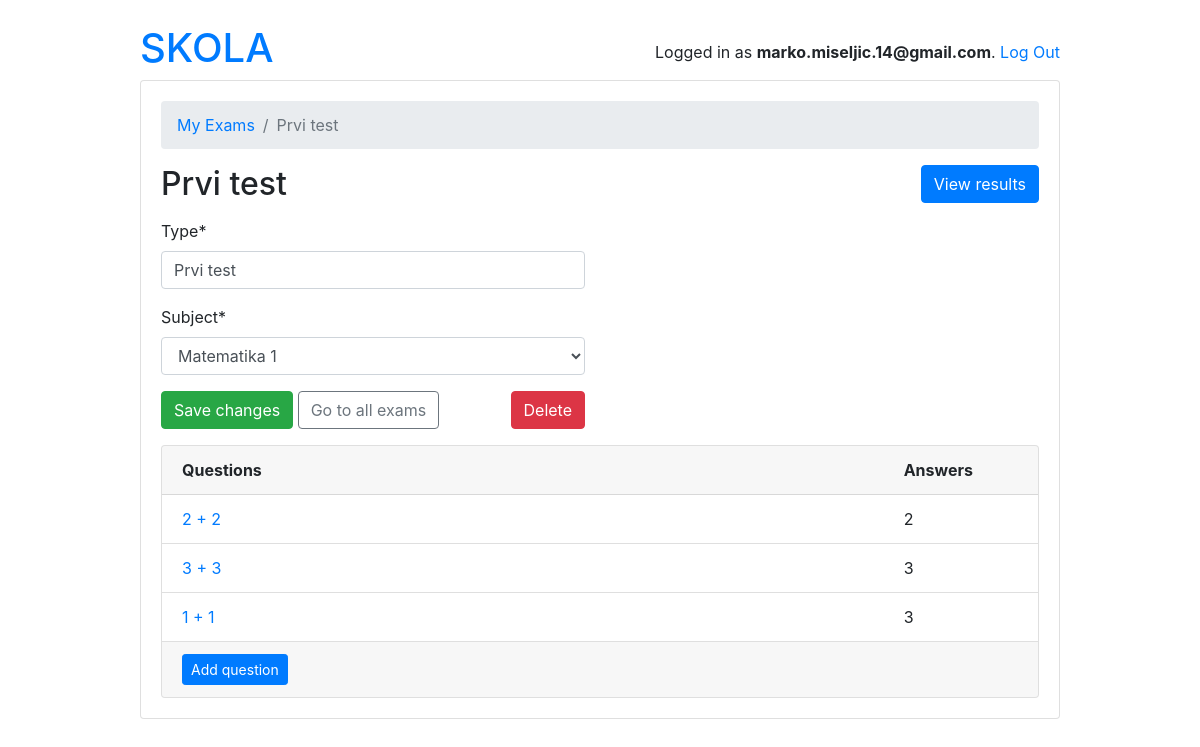
/teachers/exam/13/ (signed in), run on an earlier commit of the app's database.
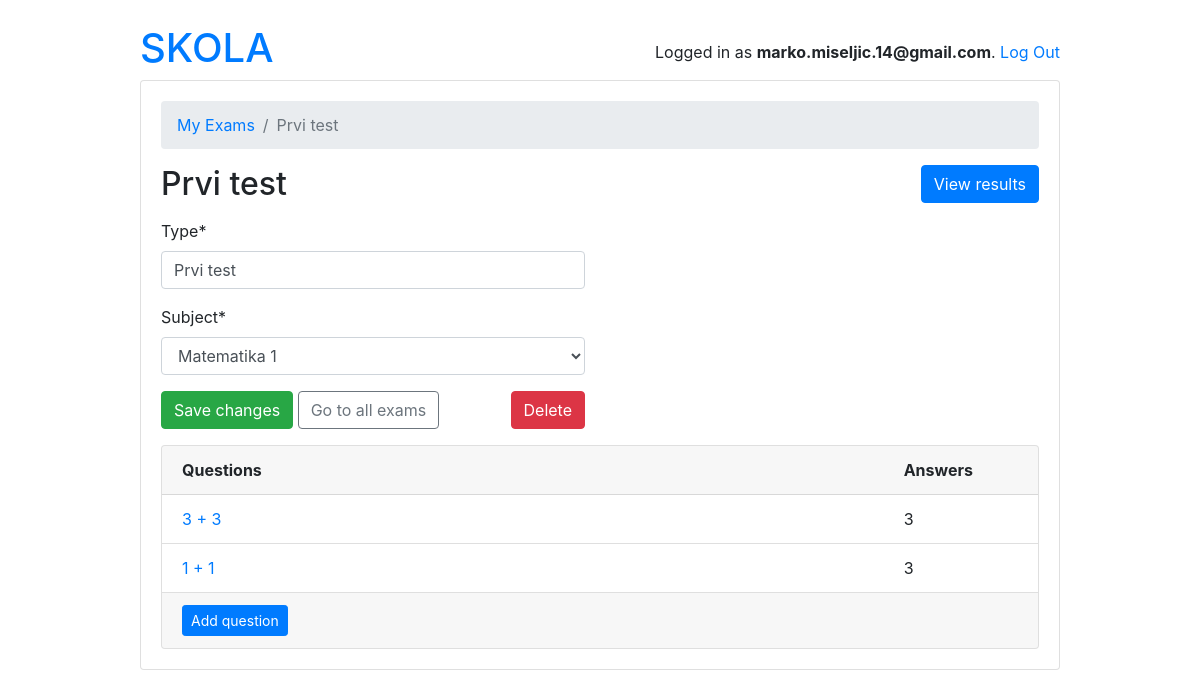
And on a later commit of the database.
### school/models.py (models this page shows, shortened)
class Question(models.Model):
    class Difficulty(models.TextChoices):
        EASY = 'EA', _('Easy')
        NORMAL = 'NO', _('Normal')
        HARD = 'HA', _('Hard')
    question_text = models.CharField(max_length=250)
    picture = models.ImageField(null=True, blank=True)
    level = models.CharField(max_length=6, choices=Difficulty.choices)
    multiple_answers = models.BooleanField(default=False)
    exam = models.ForeignKey('Exam', on_delete=models.CASCADE, related_name='questions')
    points = models.IntegerField()

### account/views.py (the view, shortened to what this page needs)
# urls.py: path('exam/<int:pk>/', ExamTeacherUpdateView.as_view(), name='exam_change'),
@method_decorator([login_required, teacher_required], name='dispatch')
class ExamTeacherUpdateView(UpdateView):
    model = Exam
    fields = ('type', 'subject', )
    context_object_name = 'exam'
    template_name = 'teachers/exam_change_form.html'
    def get_context_data(self, **kwargs):
        kwargs['questions'] = self.get_object().questions.annotate(answers_count=Count('answers'))
        return super().get_context_data(**kwargs)
    def get_queryset(self):
        return self.request.user.exams.all()

### school/models.py (called while the page is built)
    def __str__(self):
        return self.name

### templates/teachers/exam_change_form.html (shortened to what this page needs)
{% extends 'base.html' %}
{% load crispy_forms_tags crispy_forms_filters %}
{% block content %}
  <nav aria-label="breadcrumb">
    <ol class="breadcrumb">
      <li class="breadcrumb-item"><a href="{% url 'teachers:exam_change_list' %}">My Exams</a></li>
      <li class="breadcrumb-item active" aria-current="page">{{exam.type}}</li>
    </ol>
  </nav>
  <h2 class="mb-3">
    {{exam.type}}
    <a href="{% url 'teachers:exam_results' exam.pk %}" class="btn btn-primary float-right">View results</a>
  </h2>
  <div class="row mb-3">
    <div class="col-md-6 col-sm-8 col-12">
      <form method="post" novalidate>
        {{form|crispy}}
        <button type="submit" class="btn btn-success">Save changes</button>
        <a href="{% url 'teachers:exam_change_list' %}" class="btn btn-outline-secondary" role="button">Go to all exams</a>
        <a href="{% url 'teachers:exam_delete' exam.pk %}" class="btn btn-danger float-right">Delete</a>
      </form>
    </div>
  </div>
  <div class="card">
    <div class="card-header">
      <div class="row">
        <div class="col-10">
          <strong>Questions</strong>
        </div>
        <div class="col-2">
          <strong>Answers</strong>
        </div>
      </div>
    </div>
    <div class="list-group list-group-flush list-group-formset">
      {% for question in questions.all %}
        <div class="list-group-item">
          <div class="row">
            <div class="col-10">
              <a href="{% url 'teachers:question_change' exam.pk question.pk %}">{{question.question_text}}</a>
            </div>
            <div class="col-2">
              {{question.answers_count}}
            </div>
          </div>
        </div>
        {% empty %}
        <div class="list-group-item text-center">
          <p class="text-muted font-italic mb-0">You haven't created any questions yet. Go ahead and <a href="{% url 'teachers:question_add' exam.pk %}">add the first question</a>.</p>
        </div>
      {% endfor %}
    </div>
    <div class="card-footer">
      <a href="{% url 'teachers:question_add' exam.pk %}" class="btn btn-primary btn-sm">Add question</a>
    </div>
  </div>
{% endblock %}

What changed in the data, as far as the page shows it:
removed Question: question_text "2 + 2", answers_count "2"
